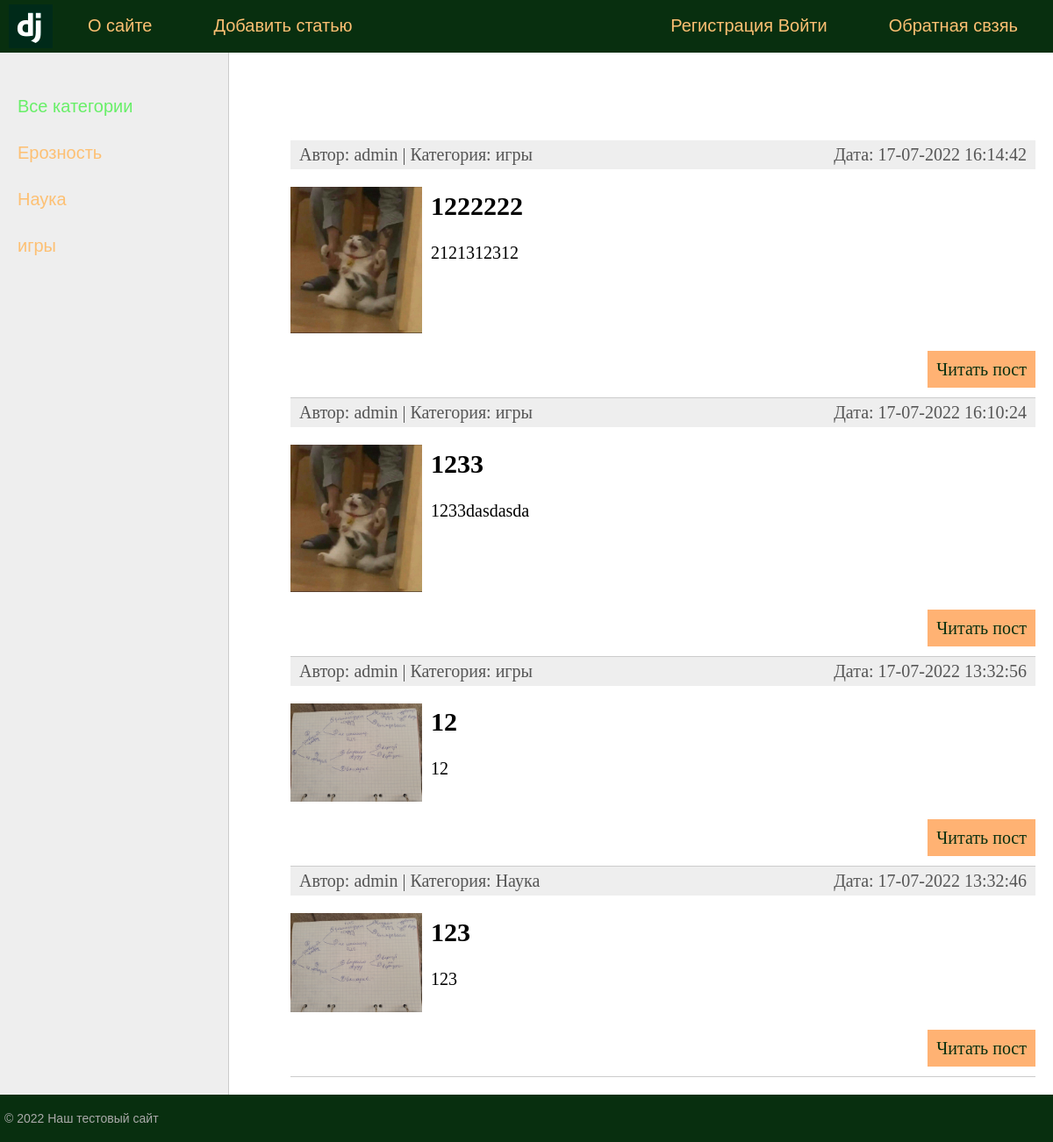
The page / on the database its author committed.
### blog/models.py (models this page shows, shortened)
class Category(models.Model):
    name = models.CharField(max_length=100, db_index=True, verbose_name='Название')
    slug = models.SlugField(max_length=255, unique=True, db_index=True, verbose_name="URL")
    def __str__(self):
        return self.name
    def get_absolute_url(self):
        return reverse('category', kwargs={'cat_slug': self.slug})
    class Meta:
        verbose_name = 'Категорию'
        verbose_name_plural = 'Категории'
        ordering = ['id']

class Post(models.Model):
    title = models.CharField(max_length=255, verbose_name='Заголовок')
    slug = models.SlugField(max_length=255, unique=True, db_index=True, verbose_name="URL")
    content = models.TextField(blank=True, verbose_name='Содержание')
    photo = models.ImageField(upload_to='photos/%Y/%m/%d/', null=True, verbose_name='Фото')
    time_create = models.DateTimeField(auto_now_add=True, verbose_name='Время создания')
    time_update = models.DateTimeField(auto_now=True, verbose_name='Время обновления')
    is_published = models.BooleanField(default=True, verbose_name='Опубликованно')
    cat = models.ForeignKey('Category', on_delete=models.PROTECT, verbose_name='Категория')
    author = models.ForeignKey(User, on_delete=models.CASCADE, verbose_name='Автор')
    def get_absolute_url(self):
        return reverse('post', kwargs={'post_slug': self.slug})
    class Meta:
        verbose_name = 'Пост'
        verbose_name_plural = 'Посты'
        ordering = ['time_create', 'title']

### blog/views.py (the view)
# urls.py: path('', BlogHome.as_view(), name='home'),
class BlogHome(ListView):
    model = Post
    template_name = 'blog/index.html'
    context_object_name = 'posts'
    def get_context_data(self, *, object_list = None, **kwargs):
        context = super().get_context_data(**kwargs)
        context['menu'] = menu
        context['title'] = 'Главная страница'
        context['cat_selected'] = 0
        return context
    def get_queryset(self):
        return Post.objects.filter(is_published = True).order_by('-time_create')

### blog/templatetags/blog_tags.py (called while the page is built)
@register.inclusion_tag('blog/list_categories.html')
def get_categories(sort=None, cat_selected=0):
    if not sort:
        cats = Category.objects.all()
    else:
        cats = Category.objects.order_by(sort)
    return {"cats": cats, "cat_selected": cat_selected}

### blog/templates/blog/index.html (shortened to what this page needs)
{% extends 'blog/base.html' %}
{% block content %}
<ul class="list-articles">
	{% for p in posts %}
			<li><div class="article-panel">
	<p class="first"> Автор: {{p.author}} | Категория: {{p.cat}} </p>
	<p class="last">Дата: {{p.time_create|date:"d-m-Y H:i:s"}}</p>
</div>
{% if p.photo %}
	<p><img class="img-article-left thumb" src="{{p.photo.url}}"></p>
{% endif %}
				<h2>{{p.title}}</h2>
	{% autoescape on %}
	{{p.content|linebreaks|truncatewords:50}}
	{% endautoescape %}
			<p class="link-read-post"><a href="{{ p.get_absolute_url }}">Читать пост</a></p>
			</li>
	{% endfor %}
</ul>
{% endblock %}

### blog/templates/blog/base.html (shortened to what this page needs)
{% load static %}
{% load blog_tags %}
<!DOCTYPE html>
<html>
<head>
	<link type="text/css" href="{% static 'blog/css/styles.css' %}" rel="stylesheet" />
</head>
<body>
<table class="table-page" border=0 cellpadding="0" cellspacing="0">
<tr><td valign=top>
{% block mainmenu %}
		<div class="header">
			<ul id="mainmenu" class="mainmenu">
			<li class="logo"><a href="{% url 'home' %}"><div class="logo"></div></a></li>
{% for m in menu %}
	{% if not forloop.last %}
			<li><a href="{% url m.url_name %}">{{m.title}}</a></li>
	{% else %}
			<li class="last"><a href="{% url m.url_name %}">{{m.title}}</a></li>
	{% endif %}
{% endfor %}
					{% if request.user.is_authenticated %}
					<li class="last">{{ user.username }} | <a href="{% url 'logout' %}"> Выйти</a></li>
					{% else %}
					<li class="last"><a href="{% url 'register'%}">Регистрация</a><a href="{% url 'login'%}"> Войти</a></li>
					{% endif %}
			</ul>
		</div>
{% endblock mainmenu %}
<table class="table-content" border=0 cellpadding="0" cellspacing="0">
<tr>
	<td valign="top" class="left-chapters">
	<ul id="leftchapters">
{% if cat_selected == 0 %}
		<li class="selected">Все категории</li>
{% else %}
		<li><a href="{% url 'home' %}">Все категории</a></li>
{% endif %}
{% get_categories 'name' cat_selected %}
	</ul>
</td>
<td valign="top" class="content">
	<div class="content-text">
{% block content %}{% endblock %}
	</div>
</td></tr></table>
</td></tr>
<tr><td valign=top>
	<div id="footer">
		<p>&copy; 2022 Наш тестовый сайт</p>
	</div>
</td></tr></table>
</body>
</html>

### blog/templates/blog/list_categories.html
{% for c in cats %}
    {% if c.pk == cat_selected %}
        <li class="selcted">{{c.name}}</li>
    {% else %}
        <li><a href="{{c.get_absolute_url}}">{{c.name}}</a></li>
    {% endif %}
{% endfor %}

### blog/static/blog/css/styles.css (style rules this page uses)
html, body { font-family: 'Arial'; margin: 0; padding: 0; height: 100%; width: 100%; color: #444; }
a { color: #0059b2; text-decoration: none; }
img { max-width: 600px; height: auto; }
img.img-article-left { max-width: 300px; height: auto; float: left; padding: 0 10px 10px 0; }
img.img-article-left.thumb { max-width: 150px; height: auto; }
p.link-read-post { text-align: right; }
p.link-read-post a { padding: 10px; min-width: 100px; background: #FFB273; color: #082f0f; text-decoration: none; }
div.article-panel { background: #eee; padding: 5px 10px 5px 10px; box-sizing: border-box; overflow: hidden; color: #555; }
div.article-panel p.first { margin: 0; float: left; }
div.article-panel p.last { margin: 0; float: right; }
ul.list-articles { list-style: none; margin: 0; padding: 0; }
ul.list-articles li { border-bottom: 1px solid #ccc; }
.table-page { width: 100%; height: 100%; vertical-align: top; }
.table-page tr { height: 100%; }
.header { background: #082f0f; height: 60px; }
.logo { background: url('../images/logo.png') no-repeat 10px 5px; width: 70px; height: 60px; }
ul.mainmenu { list-style: none; margin: 0; padding: 0; height: 60px; color: #fdc073; font-size: 20px; overflow: hidden; }
ul.mainmenu li { float: left; margin: 18px 40px 0 30px; }
ul.mainmenu li.logo { margin: 0; }
ul.mainmenu li.last { float: right; }
ul.mainmenu li a { color: #fdc073; text-decoration: none; }
.table-content { width: 100%; min-height: 100%; height: 100%; }
.left-chapters { margin: 0; background: #eee; border-right: 1px solid #ccc; min-height: 100%; }
.left-chapters ul { width: 230px; min-height: 100%; margin: 0; padding: 20px 10px 10px 20px; list-style: none; font-size: 20px; }
.left-chapters ul li { margin: 30px 0 0 0; color: #999; }
.left-chapters ul li.selected { color: #68ef68; }
.left-chapters ul li a { color: #fdc073; text-decoration: none; }
.content { padding: 40px 20px 20px 40px; width: 100%; box-sizing: border-box; }
.content-text { margin: 60px 0 0 30px; color: #000; font-size: 20px; font-family: Yandex Sans Display Light; }
#footer { box-sizing: border-box; background: #082f0f; padding: 5px; color: #aaa; font-size: 14px; font-family: Verdana, Geneva, Arial, Helvetica; text-align: left; overflow: hidden; }

### rows shown on the page
Category: name "Ерозность"
Category: name "Наука"
Category: name "игры"
Post: author "admin", cat "игры", time_create "17-07-2022 16:14:42", photo (picture), title "1222222", content "2121312312"
Post: author "admin", cat "игры", time_create "17-07-2022 16:10:24", photo (picture), title "1233", content "1233dasdasda"
Post: author "admin", cat "игры", time_create "17-07-2022 13:32:56", photo (picture), title "12", content "12"
Post: author "admin", cat "Наука", time_create "17-07-2022 13:32:46", photo (picture), title "123", content "123"

### other values the page prints
{{ m.title }} "О сайте" "Добавить статью"
{{ m.title }} "Обратная свзяь"
